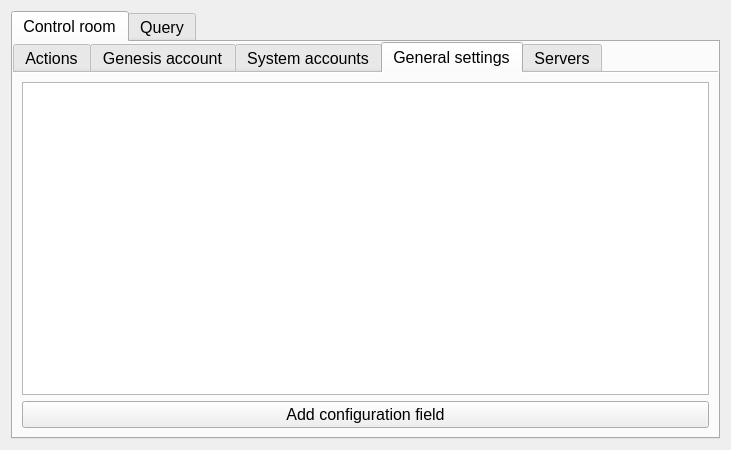
<?xml version="1.0" encoding="UTF-8"?>
<ui version="4.0">
 <class>MainGui</class>
 <widget class="QWidget" name="MainGui">
  <property name="geometry">
   <rect>
    <x>0</x>
    <y>0</y>
    <width>731</width>
    <height>450</height>
   </rect>
  </property>
  <property name="font">
   <font>
    <pointsize>12</pointsize>
   </font>
  </property>
  <property name="windowTitle">
   <string>Form</string>
  </property>
  <layout class="QHBoxLayout" name="horizontalLayout_6">
   <item>
    <widget class="QTabWidget" name="tabWidget">
     <property name="minimumSize">
      <size>
       <width>390</width>
       <height>343</height>
      </size>
     </property>
     <property name="autoFillBackground">
      <bool>false</bool>
     </property>
     <property name="tabShape">
      <enum>QTabWidget::Rounded</enum>
     </property>
     <property name="currentIndex">
      <number>0</number>
     </property>
     <property name="tabsClosable">
      <bool>false</bool>
     </property>
     <property name="movable">
      <bool>false</bool>
     </property>
     <property name="tabBarAutoHide">
      <bool>false</bool>
     </property>
     <widget class="QWidget" name="controlRoomTab">
      <attribute name="title">
       <string>Control room</string>
      </attribute>
      <layout class="QHBoxLayout" name="horizontalLayout_5">
       <property name="leftMargin">
        <number>0</number>
       </property>
       <property name="topMargin">
        <number>0</number>
       </property>
       <property name="rightMargin">
        <number>0</number>
       </property>
       <property name="bottomMargin">
        <number>0</number>
       </property>
       <item>
        <widget class="QTabWidget" name="tabWidget_2">
         <property name="currentIndex">
          <number>3</number>
         </property>
         <property name="documentMode">
          <bool>true</bool>
         </property>
         <widget class="QWidget" name="actionsTab">
          <attribute name="title">
           <string>Actions</string>
          </attribute>
          <layout class="QGridLayout" name="gridLayout">
           <item row="1" column="1">
            <spacer name="verticalSpacer_2">
             <property name="orientation">
              <enum>Qt::Vertical</enum>
             </property>
             <property name="sizeHint" stdset="0">
              <size>
               <width>20</width>
               <height>139</height>
              </size>
             </property>
            </spacer>
           </item>
           <item row="0" column="0">
            <spacer name="horizontalSpacer_2">
             <property name="orientation">
              <enum>Qt::Horizontal</enum>
             </property>
             <property name="sizeHint" stdset="0">
              <size>
               <width>282</width>
               <height>20</height>
              </size>
             </property>
            </spacer>
           </item>
           <item row="0" column="1">
            <layout class="QVBoxLayout" name="verticalLayout_4">
             <item>
              <widget class="QLabel" name="label">
               <property name="text">
                <string>Chain actions:</string>
               </property>
               <property name="alignment">
                <set>Qt::AlignCenter</set>
               </property>
              </widget>
             </item>
             <item>
              <widget class="QPushButton" name="start_button">
               <property name="text">
                <string>Start</string>
               </property>
              </widget>
             </item>
             <item>
              <widget class="QPushButton" name="stop_button">
               <property name="text">
                <string>Stop</string>
               </property>
              </widget>
             </item>
             <item>
              <widget class="QPushButton" name="restart_button">
               <property name="text">
                <string>Restart</string>
               </property>
              </widget>
             </item>
             <item>
              <widget class="QPushButton" name="delete_button">
               <property name="text">
                <string>Delete</string>
               </property>
              </widget>
             </item>
             <item>
              <widget class="QLabel" name="label_2">
               <property name="text">
                <string>Wallet actions:</string>
               </property>
               <property name="alignment">
                <set>Qt::AlignCenter</set>
               </property>
              </widget>
             </item>
             <item>
              <widget class="QPushButton" name="unlock_button">
               <property name="text">
                <string>Unlock</string>
               </property>
              </widget>
             </item>
            </layout>
           </item>
           <item row="0" column="2">
            <spacer name="horizontalSpacer">
             <property name="orientation">
              <enum>Qt::Horizontal</enum>
             </property>
             <property name="sizeHint" stdset="0">
              <size>
               <width>282</width>
               <height>20</height>
              </size>
             </property>
            </spacer>
           </item>
          </layout>
         </widget>
         <widget class="QWidget" name="genesisAccountTab">
          <attribute name="title">
           <string>Genesis account</string>
          </attribute>
          <layout class="QVBoxLayout" name="verticalLayout_6">
           <item>
            <widget class="QFrame" name="frame_2">
             <property name="minimumSize">
              <size>
               <width>0</width>
               <height>115</height>
              </size>
             </property>
             <property name="frameShape">
              <enum>QFrame::StyledPanel</enum>
             </property>
             <property name="frameShadow">
              <enum>QFrame::Raised</enum>
             </property>
             <layout class="QVBoxLayout" name="verticalLayout_5">
              <item>
               <layout class="QHBoxLayout" name="horizontalLayout_7">
                <item>
                 <widget class="QLabel" name="label_6">
                  <property name="minimumSize">
                   <size>
                    <width>86</width>
                    <height>0</height>
                   </size>
                  </property>
                  <property name="text">
                   <string>Name:</string>
                  </property>
                 </widget>
                </item>
                <item>
                 <widget class="QLineEdit" name="genesis_name_input">
                  <property name="text">
                   <string/>
                  </property>
                 </widget>
                </item>
               </layout>
              </item>
              <item>
               <layout class="QHBoxLayout" name="horizontalLayout_8">
                <item>
                 <widget class="QLabel" name="label_8">
                  <property name="minimumSize">
                   <size>
                    <width>86</width>
                    <height>0</height>
                   </size>
                  </property>
                  <property name="text">
                   <string>Public key:</string>
                  </property>
                 </widget>
                </item>
                <item>
                 <widget class="QLineEdit" name="genesis_pub_key_input">
                  <property name="text">
                   <string/>
                  </property>
                 </widget>
                </item>
               </layout>
              </item>
              <item>
               <layout class="QHBoxLayout" name="horizontalLayout_9">
                <item>
                 <widget class="QLabel" name="label_7">
                  <property name="minimumSize">
                   <size>
                    <width>86</width>
                    <height>25</height>
                   </size>
                  </property>
                  <property name="text">
                   <string>Private key:</string>
                  </property>
                 </widget>
                </item>
                <item>
                 <widget class="QLineEdit" name="genesis_priv_key_input">
                  <property name="text">
                   <string/>
                  </property>
                 </widget>
                </item>
               </layout>
              </item>
             </layout>
            </widget>
           </item>
           <item>
            <spacer name="verticalSpacer_4">
             <property name="orientation">
              <enum>Qt::Vertical</enum>
             </property>
             <property name="sizeHint" stdset="0">
              <size>
               <width>20</width>
               <height>228</height>
              </size>
             </property>
            </spacer>
           </item>
          </layout>
         </widget>
         <widget class="QWidget" name="systemAccountsTab">
          <attribute name="title">
           <string>System accounts</string>
          </attribute>
          <layout class="QVBoxLayout" name="verticalLayout_3">
           <item>
            <widget class="QListWidget" name="acc_listWidget"/>
           </item>
           <item>
            <widget class="QPushButton" name="add_account_button">
             <property name="text">
              <string>Add account</string>
             </property>
            </widget>
           </item>
          </layout>
         </widget>
         <widget class="QWidget" name="generalTab">
          <attribute name="title">
           <string>General settings</string>
          </attribute>
          <layout class="QVBoxLayout" name="verticalLayout_7">
           <item>
            <widget class="QListWidget" name="config_listWidget"/>
           </item>
           <item>
            <widget class="QPushButton" name="add_config_button">
             <property name="text">
              <string>Add configuration field</string>
             </property>
            </widget>
           </item>
          </layout>
         </widget>
         <widget class="QWidget" name="serversTab">
          <attribute name="title">
           <string>Servers</string>
          </attribute>
         </widget>
        </widget>
       </item>
      </layout>
     </widget>
     <widget class="QWidget" name="queryTab">
      <attribute name="title">
       <string>Query</string>
      </attribute>
      <layout class="QVBoxLayout" name="verticalLayout_2">
       <item>
        <widget class="QTextBrowser" name="textBrowser">
         <property name="enabled">
          <bool>true</bool>
         </property>
         <property name="minimumSize">
          <size>
           <width>370</width>
           <height>140</height>
          </size>
         </property>
         <property name="maximumSize">
          <size>
           <width>16777215</width>
           <height>140</height>
          </size>
         </property>
         <property name="html">
          <string>&lt;!DOCTYPE HTML PUBLIC &quot;-//W3C//DTD HTML 4.0//EN&quot; &quot;http://www.w3.org/TR/REC-html40/strict.dtd&quot;&gt;
&lt;html&gt;&lt;head&gt;&lt;meta name=&quot;qrichtext&quot; content=&quot;1&quot; /&gt;&lt;meta charset=&quot;utf-8&quot; /&gt;&lt;style type=&quot;text/css&quot;&gt;
p, li { white-space: pre-wrap; }
&lt;/style&gt;&lt;/head&gt;&lt;body style=&quot; font-family:'Ubuntu'; font-size:12pt; font-weight:400; font-style:normal;&quot;&gt;
&lt;p style=&quot; margin-top:0px; margin-bottom:0px; margin-left:0px; margin-right:0px; -qt-block-indent:0; text-indent:0px;&quot;&gt;&lt;span style=&quot; font-size:11pt;&quot;&gt;Generate a json report based on the provided account name and action. Report lists all the actions by the corresponding block. Output file name (or path) can be set here, or the default naming will be used. Fresh report will not reuse data if there is a previous output file with the same path.&lt;/span&gt;&lt;/p&gt;&lt;/body&gt;&lt;/html&gt;</string>
         </property>
        </widget>
       </item>
       <item>
        <widget class="QFrame" name="frame">
         <property name="minimumSize">
          <size>
           <width>370</width>
           <height>0</height>
          </size>
         </property>
         <property name="maximumSize">
          <size>
           <width>16777215</width>
           <height>141</height>
          </size>
         </property>
         <property name="frameShape">
          <enum>QFrame::StyledPanel</enum>
         </property>
         <property name="frameShadow">
          <enum>QFrame::Raised</enum>
         </property>
         <layout class="QVBoxLayout" name="verticalLayout">
          <item>
           <layout class="QHBoxLayout" name="horizontalLayout">
            <item>
             <widget class="QLabel" name="label_3">
              <property name="text">
               <string>Account name</string>
              </property>
             </widget>
            </item>
            <item>
             <widget class="QLineEdit" name="account_name_input">
              <property name="text">
               <string>inery.token</string>
              </property>
             </widget>
            </item>
           </layout>
          </item>
          <item>
           <layout class="QHBoxLayout" name="horizontalLayout_2">
            <item>
             <widget class="QLabel" name="label_4">
              <property name="text">
               <string>Action</string>
              </property>
             </widget>
            </item>
            <item>
             <widget class="QLineEdit" name="action_input">
              <property name="text">
               <string>transfer</string>
              </property>
             </widget>
            </item>
           </layout>
          </item>
          <item>
           <layout class="QHBoxLayout" name="horizontalLayout_3">
            <item>
             <widget class="QLabel" name="label_5">
              <property name="text">
               <string>File name</string>
              </property>
             </widget>
            </item>
            <item>
             <widget class="QLineEdit" name="file_name_input"/>
            </item>
           </layout>
          </item>
          <item>
           <layout class="QHBoxLayout" name="horizontalLayout_4">
            <item>
             <widget class="QPushButton" name="fresh_report_button">
              <property name="text">
               <string>Fresh report</string>
              </property>
             </widget>
            </item>
            <item>
             <widget class="QPushButton" name="submit_button">
              <property name="text">
               <string>Submit</string>
              </property>
             </widget>
            </item>
           </layout>
          </item>
         </layout>
        </widget>
       </item>
       <item>
        <spacer name="verticalSpacer">
         <property name="orientation">
          <enum>Qt::Vertical</enum>
         </property>
         <property name="sizeHint" stdset="0">
          <size>
           <width>20</width>
           <height>414</height>
          </size>
         </property>
        </spacer>
       </item>
      </layout>
     </widget>
    </widget>
   </item>
  </layout>
 </widget>
 <resources/>
 <connections/>
</ui>
